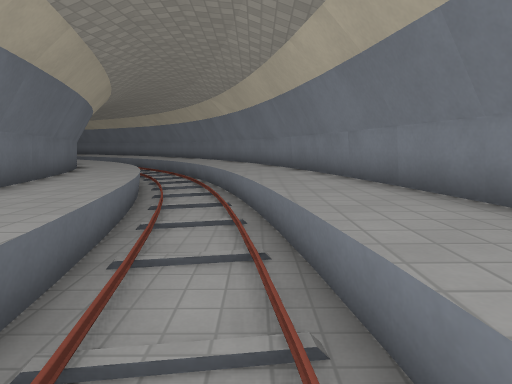
view 1 (above)

12 first-person views from a walk through a Godot game level. The camera is 1.3 m above the floor, tilts 10° down and sees 75° across. The floor is counted in squares, 1 m on a side. Each view is taken from the middle of a square. On the plan, view 1 faces up. The plan holds only what a view shows up to about 14 squares ahead; the rest is blank. The place goes on beyond the plan. Surface patterns are stand-ins for the level's own textures.

view 2
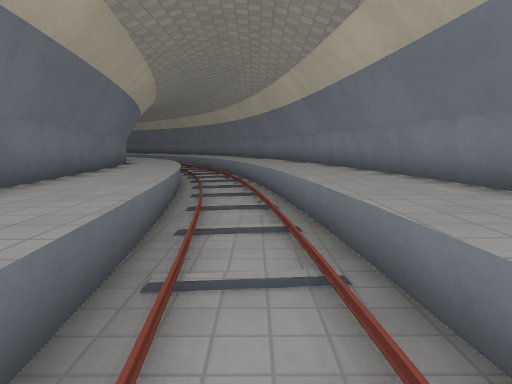

view 3
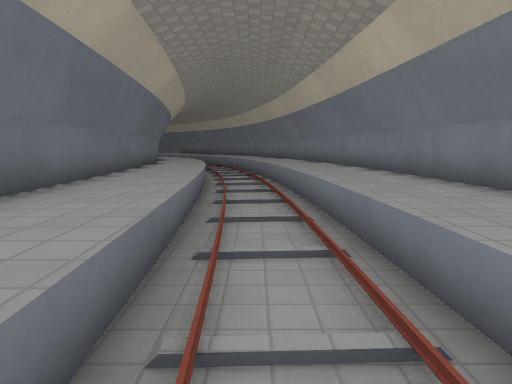

view 4
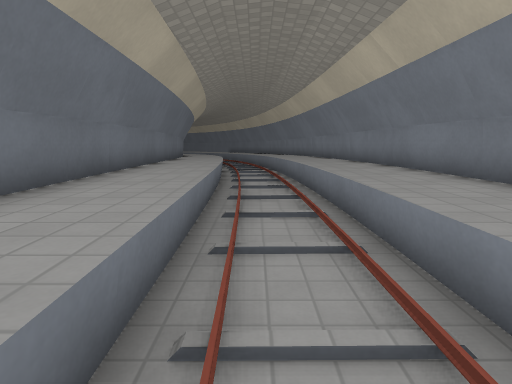

view 5
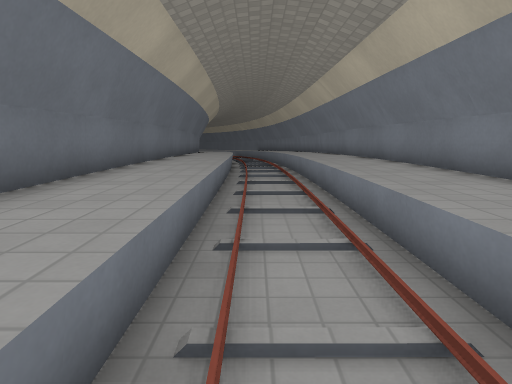

view 6
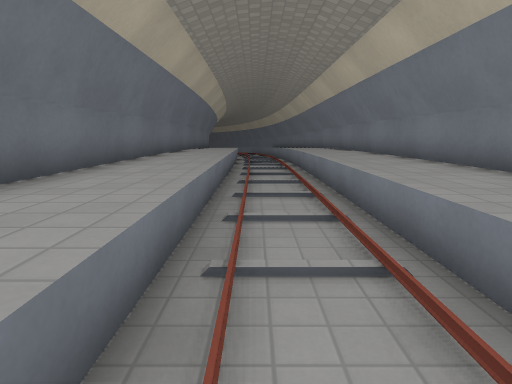

view 7
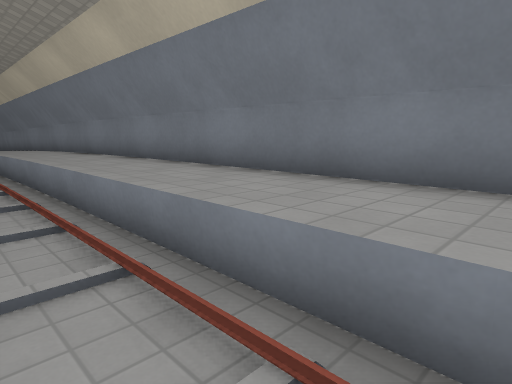

view 8
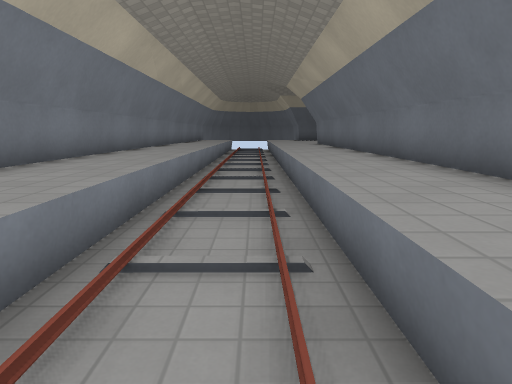

view 9
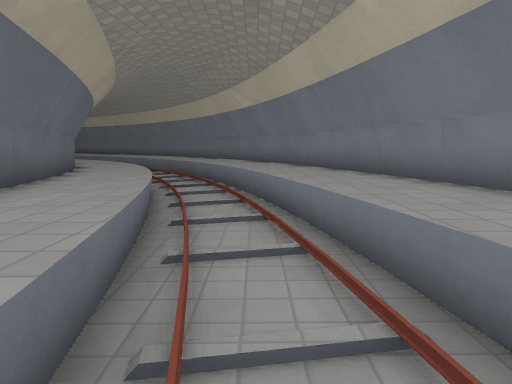

view 10
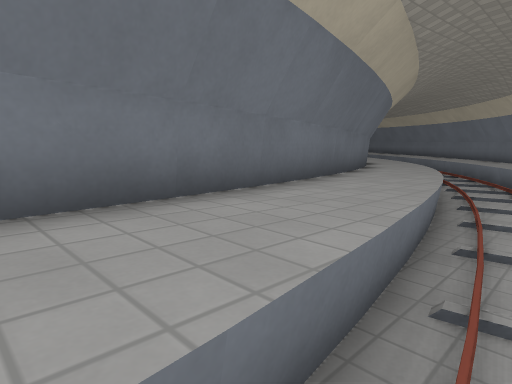

view 11
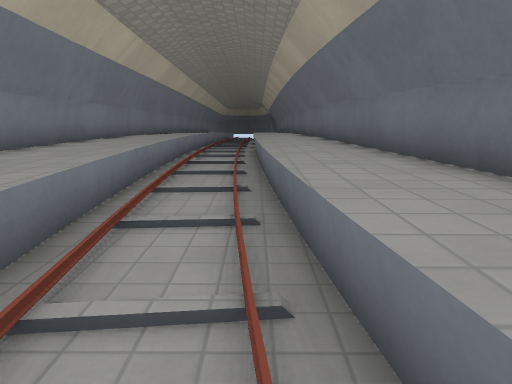

view 12
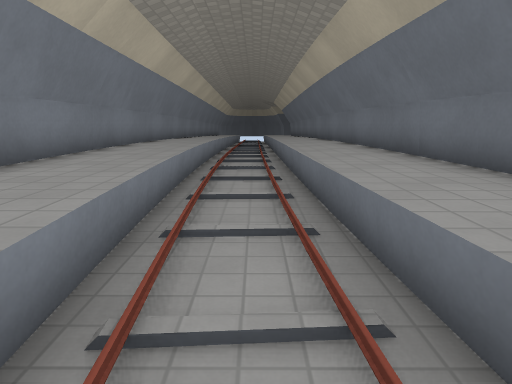

### Floor plan
Key: @ floor where view 1 was taken; # wall or solid block; . main floor; : floor 0.25 m higher than the main floor; - floor 0.25 m lower than the main floor; _ floor 0.5 m lower than the main floor; < floor 0.75 m lower than the main floor; ( floor 1 m lower than the main floor; / step, stairs or slope; = window, fence, low wall or low ledge; ^ raised ledge.
Columns run from 7 left of view 1 to 4 right of it. Each row starts with its distance up from view 1.
 16 ^   ^ ^#
 15 ^^((/^^#
 14 ^^^//^^^=
 13 ^^^/(^^^#
 12 #^^^(/^^#
 11  ^^^//^^^=
 10  #^^/<^^^#
  9  #^^^</^^#
  8   ^^^//^^#
  7   ^^^/<^^^
  6   ^^^/_^^^#
  5   ^^^^_/^^#
  4   ^^^^_/^^^
  3    ^^^_/^^#
  2    ^^^//^^^
  1    ^^^/_^^^
  0    ^^^/@^^^
 -1    ^^^/-^^^^
 -2    ^^^/-^^^^
 -3    ^^^^-^^^^
 -4    ^^^^./^^^
 -5    ^^^^-/^^^
 -6     ^^^./^^^
 -7     ^^^./^^^
 -8     ^^^./^^^
 -9     ^^^./^^^
-10     ^^^./^^^
-11     ^^^./^^^
-12     ^^^:/^^^
-13     ^^^//^^^
-14     ^^^//^^^
-15     ^^^/:^^^
-16     ^^^//^^^
-17     ^^^:/^^^
-18     ^^^:/^^^
-19     ^^^//^^^
-20     ^^^//^^^
-21     ^^^//^^^
-22     ^^^//^^^
-23     ^^^//^^^
-24     ^^^//^^^
-25     ^^^//^^^
-26     ^^^//^^^
-27     ^^^//^^^
-28     ^^^//^^^

Positions as (right, up) in squares from view 1, and headings:
1: (0, 0), facing up
2: (0, -5), facing up
3: (0, -10), facing up
4: (0, -16), facing up
5: (0, -22), facing up
6: (0, -27), facing up
7: (0, -27), facing up-right
8: (0, -15), facing down
9: (-1, 2), facing up
10: (-1, 1), facing up-left
11: (-1, 2), facing down
12: (0, -2), facing down
